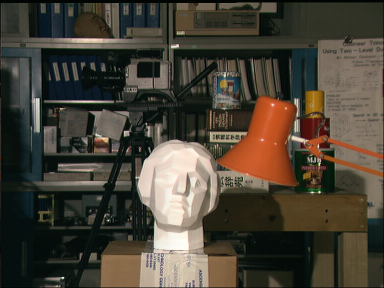
#> input picture left.png, 384 x 288 px
$ python test2.py   (older library calls are emulated)
#> lines starting #> are read from the running program, lines starting #| are printed output that depends on the picture
import numpy as np
import cv2
from matplotlib import pyplot as plt

left_img = cv2.imread('left.png', 0)
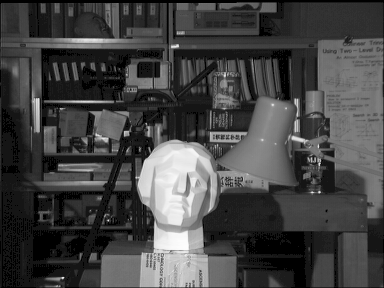
#> left_img: shape (288, 384); min 0, max 253, mean 68.4
right_img = cv2.imread('right.png', 0)
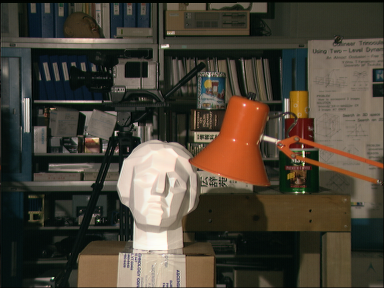
#> input picture right.png, 384 x 288 px
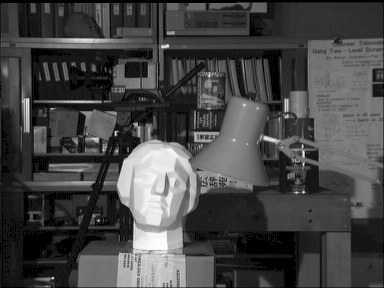
#> right_img: shape (288, 384); min 0, max 253, mean 69.5

# Pre-filtering - Apply a Gaussian blur
left_img = cv2.GaussianBlur(left_img, (5, 5), 0)
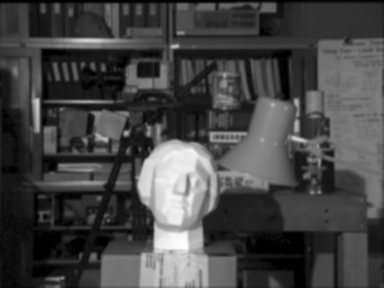
#> left_img: shape (288, 384); min 0, max 253, mean 68.5
right_img = cv2.GaussianBlur(right_img, (5, 5), 0)
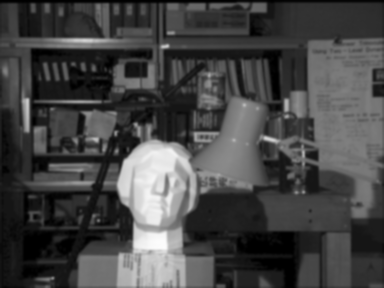
#> right_img: shape (288, 384); min 0, max 253, mean 69.6

num_disparities = 6 * 16  # Needs to be divisible by 16, increase for more detail
block_size = 15  # A larger block size encourages smoother, though less detailed disparities

# Adjust the P1 and P2 parameters for smoothness
P1 = 8 * block_size**2
P2 = 32 * block_size**2

stereo = cv2.StereoSGBM_create(
    minDisparity=0,
    numDisparities=num_disparities,
    blockSize=block_size,
    P1=P1,
    P2=P2,
    disp12MaxDiff=1,
    uniquenessRatio=10,
    speckleWindowSize=100,
    speckleRange=32,
    preFilterCap=63,
    mode=cv2.STEREO_SGBM_MODE_SGBM_3WAY
)

# Compute the disparity map
disparity = stereo.compute(left_img, right_img)
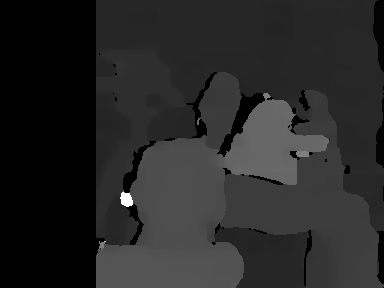
#> disparity: shape (288, 384) int16; min -16, max 1136, mean 163.7; drawn with min black and max white

# Normalize the disparity map for display
disparity_normalized = cv2.normalize(disparity, None, alpha=0, beta=255, norm_type=cv2.NORM_MINMAX, dtype=cv2.CV_8U)

# Display the disparity map
plt.imshow(disparity_normalized, 'gray')
plt.title('Disparity Map')
plt.colorbar()  # Adding a colorbar to help interpret the values
plt.show()
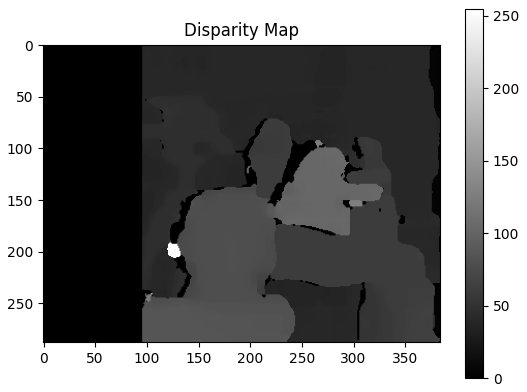
#> figure drawn by matplotlib, 2 panels
